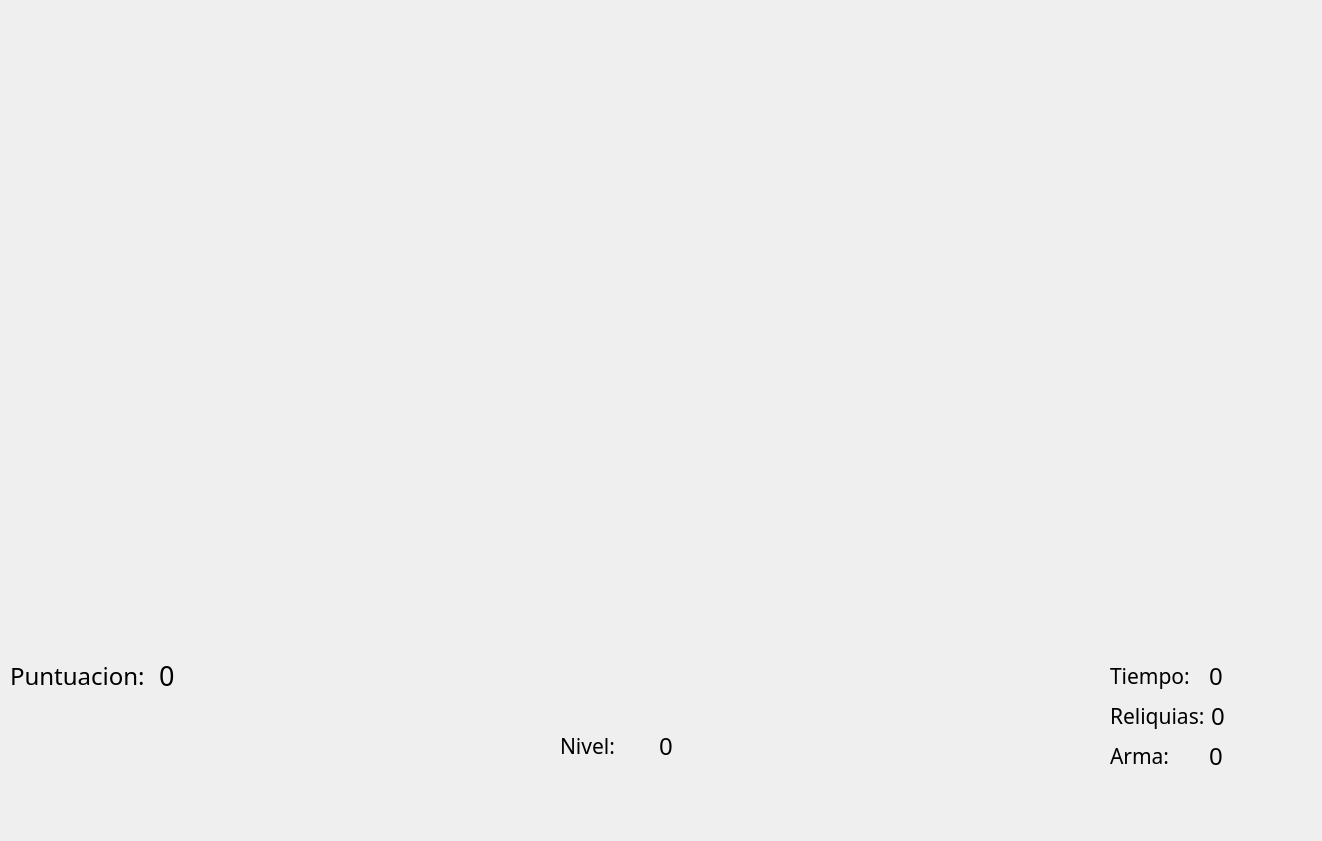
<?xml version="1.0" encoding="UTF-8"?>
<ui version="4.0">
 <class>guiPartida</class>
 <widget class="QMainWindow" name="guiPartida">
  <property name="geometry">
   <rect>
    <x>0</x>
    <y>0</y>
    <width>1322</width>
    <height>841</height>
   </rect>
  </property>
  <property name="minimumSize">
   <size>
    <width>1280</width>
    <height>720</height>
   </size>
  </property>
  <property name="windowTitle">
   <string>MainWindow</string>
  </property>
  <widget class="QWidget" name="centralwidget">
   <widget class="QWidget" name="widget" native="true">
    <property name="geometry">
     <rect>
      <x>0</x>
      <y>650</y>
      <width>1311</width>
      <height>121</height>
     </rect>
    </property>
    <widget class="QWidget" name="gridLayoutWidget">
     <property name="geometry">
      <rect>
       <x>10</x>
       <y>10</y>
       <width>291</width>
       <height>31</height>
      </rect>
     </property>
     <layout class="QHBoxLayout" name="horizontalLayout">
      <item>
       <widget class="QLabel" name="label">
        <property name="font">
         <font>
          <family>8_bit_1_6</family>
          <pointsize>18</pointsize>
         </font>
        </property>
        <property name="text">
         <string>Puntuacion:</string>
        </property>
       </widget>
      </item>
      <item>
       <widget class="QLabel" name="intPuntuacion">
        <property name="font">
         <font>
          <family>8_bit_1_6</family>
          <pointsize>20</pointsize>
         </font>
        </property>
        <property name="text">
         <string>0</string>
        </property>
       </widget>
      </item>
     </layout>
    </widget>
    <widget class="QWidget" name="horizontalLayoutWidget">
     <property name="geometry">
      <rect>
       <x>10</x>
       <y>50</y>
       <width>252</width>
       <height>42</height>
      </rect>
     </property>
     <layout class="QHBoxLayout" name="horizontalLayout_2">
      <item>
       <widget class="QLabel" name="labelVidas">
        <property name="text">
         <string>&lt;html&gt;&lt;head/&gt;&lt;body&gt;&lt;p&gt;&lt;img src=&quot;:/recursos/3vidas.png&quot;/&gt;&lt;/p&gt;&lt;/body&gt;&lt;/html&gt;</string>
        </property>
       </widget>
      </item>
     </layout>
    </widget>
    <widget class="QWidget" name="horizontalLayoutWidget_2">
     <property name="geometry">
      <rect>
       <x>1110</x>
       <y>10</y>
       <width>191</width>
       <height>31</height>
      </rect>
     </property>
     <layout class="QHBoxLayout" name="horizontalLayout_3">
      <item>
       <widget class="QLabel" name="label_2">
        <property name="font">
         <font>
          <family>8_bit_1_6</family>
          <pointsize>16</pointsize>
         </font>
        </property>
        <property name="text">
         <string>Tiempo:</string>
        </property>
       </widget>
      </item>
      <item>
       <widget class="QLabel" name="labelTiempo">
        <property name="font">
         <font>
          <family>8_bit_1_6</family>
          <pointsize>18</pointsize>
         </font>
        </property>
        <property name="text">
         <string>0</string>
        </property>
       </widget>
      </item>
     </layout>
    </widget>
    <widget class="QWidget" name="horizontalLayoutWidget_3">
     <property name="geometry">
      <rect>
       <x>1110</x>
       <y>50</y>
       <width>191</width>
       <height>31</height>
      </rect>
     </property>
     <layout class="QHBoxLayout" name="horizontalLayout_4">
      <item>
       <widget class="QLabel" name="label_3">
        <property name="font">
         <font>
          <family>8_bit_1_6</family>
          <pointsize>16</pointsize>
         </font>
        </property>
        <property name="text">
         <string>Reliquias:</string>
        </property>
       </widget>
      </item>
      <item>
       <widget class="QLabel" name="labelReliquias">
        <property name="font">
         <font>
          <family>8_bit_1_6</family>
          <pointsize>18</pointsize>
         </font>
        </property>
        <property name="text">
         <string>0</string>
        </property>
       </widget>
      </item>
     </layout>
    </widget>
    <widget class="QWidget" name="horizontalLayoutWidget_4">
     <property name="geometry">
      <rect>
       <x>1110</x>
       <y>90</y>
       <width>191</width>
       <height>31</height>
      </rect>
     </property>
     <layout class="QHBoxLayout" name="horizontalLayout_5">
      <item>
       <widget class="QLabel" name="label_4">
        <property name="font">
         <font>
          <family>8_bit_1_6</family>
          <pointsize>16</pointsize>
         </font>
        </property>
        <property name="text">
         <string>Arma:</string>
        </property>
       </widget>
      </item>
      <item>
       <widget class="QLabel" name="labelArma">
        <property name="font">
         <font>
          <family>8_bit_1_6</family>
          <pointsize>18</pointsize>
         </font>
        </property>
        <property name="text">
         <string>0</string>
        </property>
       </widget>
      </item>
     </layout>
    </widget>
    <widget class="QWidget" name="horizontalLayoutWidget_5">
     <property name="geometry">
      <rect>
       <x>560</x>
       <y>80</y>
       <width>191</width>
       <height>31</height>
      </rect>
     </property>
     <layout class="QHBoxLayout" name="horizontalLayout_6">
      <item>
       <widget class="QLabel" name="label_5">
        <property name="font">
         <font>
          <family>8_bit_1_6</family>
          <pointsize>16</pointsize>
         </font>
        </property>
        <property name="text">
         <string>Nivel:</string>
        </property>
       </widget>
      </item>
      <item>
       <widget class="QLabel" name="labelNivel">
        <property name="font">
         <font>
          <family>8_bit_1_6</family>
          <pointsize>18</pointsize>
         </font>
        </property>
        <property name="text">
         <string>0</string>
        </property>
       </widget>
      </item>
     </layout>
    </widget>
   </widget>
  </widget>
  <action name="menuCerrar">
   <property name="checkable">
    <bool>false</bool>
   </property>
   <property name="text">
    <string>Cerrar</string>
   </property>
  </action>
  <action name="actionCerrar">
   <property name="text">
    <string>Cerrar</string>
   </property>
  </action>
 </widget>
 <resources/>
 <connections/>
</ui>
